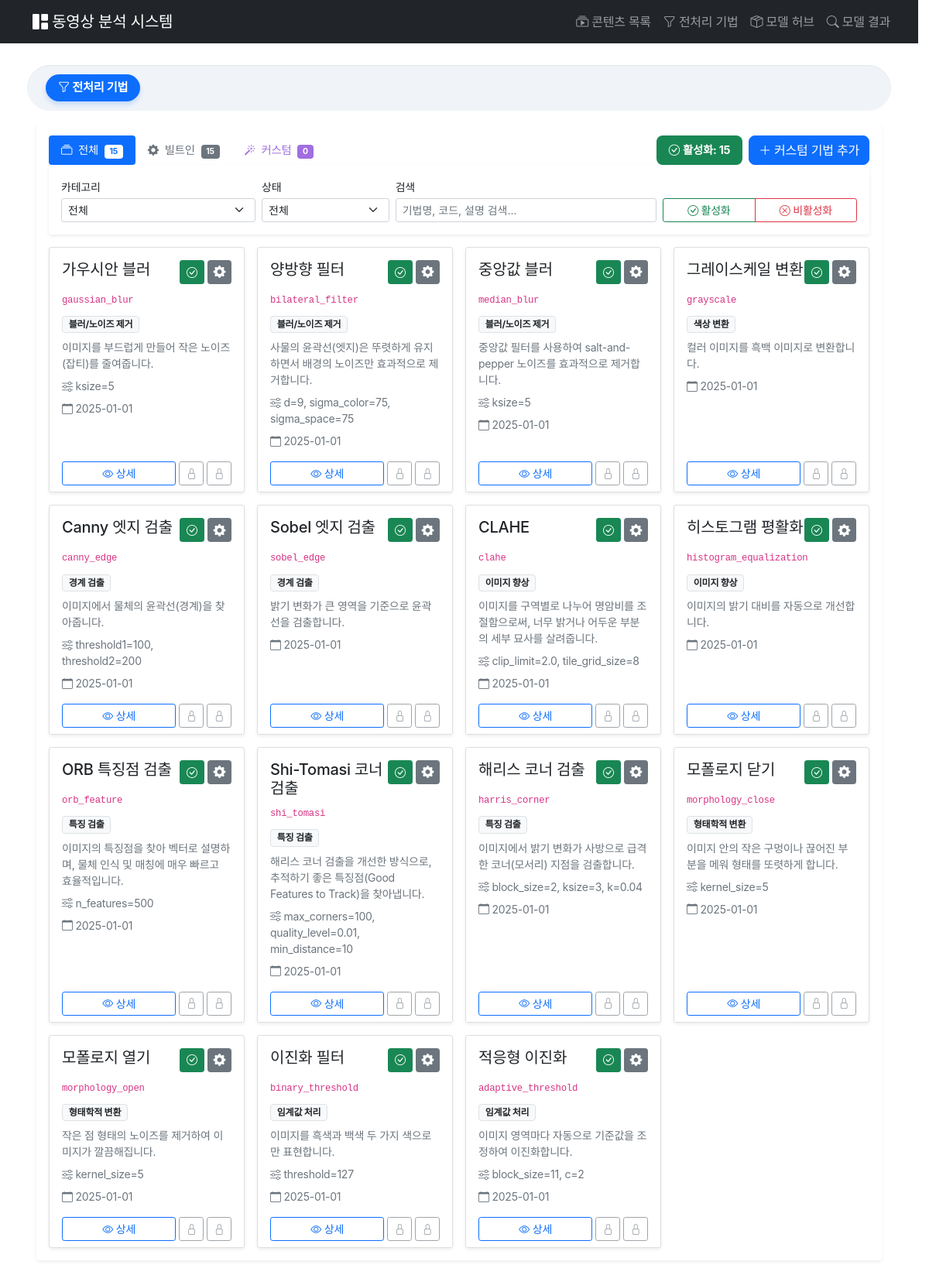
The app's page /prephub/ with its own data.
### prephub/models.py (models this page shows, shortened)
class PreprocessingMethod(models.Model):
    name = models.CharField(max_length=100, verbose_name="기법 이름")
    code = models.CharField(
        max_length=50,
        unique=True,
        verbose_name="기법 코드",
        help_text="프로그램에서 사용되는 고유 식별자 (예: my_blur)"
    )
    description = models.TextField(blank=True, verbose_name="설명")
    CATEGORY_CHOICES = [
        ('edge', '경계 검출'),
        ('blur', '블러/노이즈 제거'),
        ('threshold', '임계값 처리'),
        ('morphology', '형태학적 변환'),
        ('color', '색상 변환'),
        ('feature', '특징 검출'),
        ('enhancement', '이미지 향상'),
        ('custom', '사용자 정의'),
    ]
    category = models.CharField(
        max_length=20,
        choices=CATEGORY_CHOICES,
        default='custom',
        verbose_name="카테고리"
    )
    python_file = models.FileField(
        upload_to=method_upload_path,
        blank=True,
        null=True,
        verbose_name="Python 파일",
        help_text=".py 파일을 업로드하세요"
    )
    function_name = models.CharField(
        max_length=100,
        default='process',
        verbose_name="함수 이름",
        help_text="Python 파일 내에서 실행할 함수 이름 (기본: process)"
    )
    parameter_schema = models.JSONField(
        default=dict,
        blank=True,
        verbose_name="파라미터 스키마",
        help_text="각 파라미터의 타입, 기본값, 범위 등을 정의"
    )
    default_parameters = models.JSONField(
        default=dict,
        blank=True,
        verbose_name="기본 파라미터"
    )
    is_active = models.BooleanField(default=True, verbose_name="활성화")
    is_builtin = models.BooleanField(
        default=False,
        verbose_name="내장 기법",
        help_text="시스템 기본 제공 기법 (삭제 불가)"
    )
    created_at = models.DateTimeField(auto_now_add=True, verbose_name="생성일")
    updated_at = models.DateTimeField(auto_now=True, verbose_name="수정일")
    class Meta:
        verbose_name = "전처리 기법"
        verbose_name_plural = "전처리 기법들"
        ordering = ['category', 'name']
    def get_parameter_display(self):
        if not self.default_parameters:
            return "파라미터 없음"
        items = [f"{k}={v}" for k, v in self.default_parameters.items()]
        return ", ".join(items)

### prephub/views.py (the view)
# urls.py: path('', views.MethodListView.as_view(), name='method_list'),
class MethodListView(ListView):
    model = PreprocessingMethod
    template_name = 'prephub/method_list.html'
    context_object_name = 'methods'
    paginate_by = 20
    def get_queryset(self):
            queryset = super().get_queryset()
            tab = self.request.GET.get('tab', 'all')
            if tab == 'builtin':
                queryset = queryset.filter(is_builtin=True)
            elif tab == 'custom':
                queryset = queryset.filter(is_builtin=False)
            category = self.request.GET.get('category')
            if category:
                queryset = queryset.filter(category=category)
            search = self.request.GET.get('search')
            if search:
                queryset = queryset.filter(
                    models.Q(name__icontains=search) |
                    models.Q(description__icontains=search) |
                    models.Q(code__icontains=search)
                )
            status = self.request.GET.get('status')
            if status == 'active':
                queryset = queryset.filter(is_active=True)
            elif status == 'inactive':
                queryset = queryset.filter(is_active=False)
            return queryset
    def get_context_data(self, **kwargs):
        context = super().get_context_data(**kwargs)
        context['categories'] = PreprocessingMethod.CATEGORY_CHOICES
        context['tab'] = self.request.GET.get('tab', 'all')
        context['current_category'] = self.request.GET.get('category', '')
        context['current_status'] = self.request.GET.get('status', '')
        context['search_query'] = self.request.GET.get('search', '')
        context['total_count'] = PreprocessingMethod.objects.count()
        context['builtin_count'] = PreprocessingMethod.objects.filter(is_builtin=True).count()
        context['custom_count'] = PreprocessingMethod.objects.filter(is_builtin=False).count()
        context['active_count'] = PreprocessingMethod.objects.filter(is_active=True).count()
        return context

### prephub/templates/prephub/method_list.html (shortened to what this page needs)
{% extends 'contents/base.html' %}
{% block breadcrumb %}
<nav aria-label="breadcrumb">
    <ol class="breadcrumb">
        <li class="custom-breadcrumb-item active">
            <a href="{% url 'prephub:method_list' %}">
                <i class="bi bi-funnel"></i> 전처리 기법
            </a>
        </li>
    </ol>
</nav>
{% endblock breadcrumb %}
{% block content %}
<div class="container-fluid">
    <div class="card mb-3 border-0 shadow-sm">
        <div class="card-body p-2 p-md-3">
            <div class="d-flex gap-2 align-items-center flex-wrap">
                <ul class="nav nav-pills flex-shrink-0">
                    <li class="nav-item">
                        <a class="nav-link py-1 py-md-2 px-2 px-md-3 {% if tab == 'all' %}active{% endif %}"
                           href="?tab=all" title="전체">
                            <i class="bi bi-collection"></i>
                            <span class="d-none d-lg-inline ms-1">전체</span>
                            <span class="badge {% if tab == 'all' %}bg-white text-primary{% else %}bg-secondary{% endif %} ms-1" style="font-size: 0.65rem;">{{ total_count }}</span>
                        </a>
                    </li>
                    <li class="nav-item">
                        <a class="nav-link py-1 py-md-2 px-2 px-md-3 {% if tab == 'builtin' %}active{% endif %}"
                           href="?tab=builtin" title="빌트인">
                            <i class="bi bi-gear-fill {% if tab == 'builtin' %} text-white{% else %}text-builtin{% endif %}"></i>
                            <span class="d-none d-lg-inline {% if tab == 'builtin' %} text-white{% else %}text-builtin{% endif %} ms-1">빌트인</span>
                            <span class="badge {% if tab == 'builtin' %}bg-white text-builtin{% else %}text-white bg-builtin{% endif %} ms-1" style="font-size: 0.65rem;">{{ builtin_count }}</span>
                        </a>
                    </li>
                    <li class="nav-item">
                        <a class="nav-link py-1 py-md-2 px-2 px-md-3 {% if tab == 'custom' %}active{% endif %}"
                           href="?tab=custom" title="커스텀">
                            <i class="bi bi-magic {% if tab == 'custom' %} text-white{% else %}text-custom{% endif %}"></i>
                            <span class="d-none d-lg-inline {% if tab == 'custom' %}text-white{% else %}text-custom{% endif %} ms-1">커스텀</span>
                            <span class="badge {% if tab == 'custom' %}bg-white text-custom{% else %}text-white bg-custom {% endif %} ms-1" style="font-size: 0.65rem;">{{ custom_count }}</span>
                        </a>
                    </li>
                </ul>
                <div class="d-flex align-items-center gap-2">
                    <span class="badge bg-success d-inline-flex align-items-center px-3"
                        style="font-size: 0.9rem; min-height: 38px; line-height: 1; border-radius: 8px;">
                        <i class="bi bi-check-circle me-1"></i> 활성화: {{ active_count }}
                    </span>
                    <a href="{% url 'prephub:method_add' %}" class="btn btn-primary d-inline-flex align-items-center" style="min-height: 38px; border-radius: 8px;">
                        <i class="bi bi-plus-lg me-1"></i> 커스텀 기법 추가
                    </a>
                </div>
            </div>
            <div class="card mb-3 border-0 shadow-sm">
                <div class="card-body p-2 p-md-3">
                    <div class="row g-2 align-items-end">
                        <div class="col-md-3">
                            <label class="form-label small mb-1">카테고리</label>
                            <select name="category" class="form-select form-select-sm" onchange="applyFilter()">
                                <option value="">전체</option>
                            </select>
                        </div>
                        <div class="col-md-2">
                            <label class="form-label small mb-1">상태</label>
                            <select name="status" class="form-select form-select-sm" onchange="applyFilter()">
                                <option value="">전체</option>
                            </select>
                        </div>
                        <div class="col-md-4">
                            <label class="form-label small mb-1">검색</label>
                            <input type="text" name="search" class="form-control form-control-sm"
                                placeholder="기법명, 코드, 설명 검색..." value="{{ search_query }}"
                                onkeypress="if(event.key==='Enter') applyFilter()">
                        </div>
                        <div class="col-md-3">
                            <div class="btn-group w-100">
                                <button type="button" class="btn btn-sm btn-outline-success"
                                        onclick="bulkToggle('activate')"
                                        title="현재 탭의 모든 기법 활성화">
                                    <i class="bi bi-check-circle"></i> 활성화
                                </button>
                                <button type="button" class="btn btn-sm btn-outline-danger"
                                        onclick="bulkToggle('deactivate')"
                                        title="현재 탭의 모든 기법 비활성화">
                                    <i class="bi bi-x-circle"></i> 비활성화
                                </button>
                            </div>
                        </div>
                    </div>
                </div>
            </div>
            {% if methods %}
            <div class="row row-cols-1 row-cols-md-2 row-cols-lg-3 row-cols-xl-4 g-3">
                {% for method in methods %}
                <div class="col">
                    <div class="card h-100 shadow-sm hover-card {% if not method.is_active %}opacity-75{% endif %}">
                        <div class="card-body">
                            <div class="d-flex justify-content-between align-items-start mb-2">
                                <h5 class="card-title mb-0">{{ method.name }}</h5>
                                <div class="d-flex gap-1">
                                    <button type="button"
                                            class="btn btn-sm {% if method.is_active %}btn-success{% else %}btn-secondary{% endif %}"
                                            onclick="toggleActive({{ method.pk }}, this)"
                                            title="{% if method.is_active %}활성화됨{% else %}비활성화됨{% endif %}">
                                        <i class="bi bi-{% if method.is_active %}check{% else %}x{% endif %}-circle"></i>
                                    </button>
                                    {% if method.is_builtin %}
                                        <span class="badge bg-builtin d-inline-flex align-items-center justify-content-center">
                                            <i class="bi bi-gear-fill" style="font-size: 1rem;"></i>
                                        </span>
                                    {% else %}
                                        <span class="badge bg-custom d-inline-flex align-items-center justify-content-center">
                                            <i class="bi bi-magic" style="font-size: 1rem;"></i>
                                        </span>
                                    {% endif %}
                                </div>
                            </div>
                            <p class="text-muted small mb-2">
                                <code>{{ method.code }}</code>
                            </p>
                            <span class="badge bg-light text-dark border mb-2">
                                {{ method.get_category_display }}
                            </span>
                            <p class="card-text small text-muted mb-2" style="min-height: 40px;">
                                {{ method.description|truncatewords:15|default:"설명 없음" }}
                            </p>
                            {% if method.default_parameters %}
                            <div class="small text-muted mb-2">
                                <i class="bi bi-sliders"></i> {{ method.get_parameter_display }}
                            </div>
                            {% endif %}
                            <div class="text-muted small">
                                <i class="bi bi-calendar"></i> {{ method.created_at|date:"Y-m-d" }}
                            </div>
                        </div>
                        <div class="card-footer bg-white border-0 pt-0">
                            <div class="d-flex gap-1">
                                <a href="{% url 'prephub:method_detail' method.pk %}"
                                class="btn btn-sm btn-outline-primary flex-fill">
                                    <i class="bi bi-eye"></i> 상세
                                </a>
                                {% if not method.is_builtin %}
                                <a href="{% url 'prephub:method_edit' method.pk %}"
                                class="btn btn-sm btn-outline-secondary"
                                title="수정">
                                    <i class="bi bi-pencil"></i>
                                </a>
                                <a href="{% url 'prephub:method_delete' method.pk %}"
                                class="btn btn-sm btn-outline-danger"
                                title="삭제">
                                    <i class="bi bi-trash"></i>
                                </a>
                                {% else %}
                                <button class="btn btn-sm btn-outline-secondary"
                                        disabled
                                        title="내장 기법은 수정할 수 없습니다">
                                    <i class="bi bi-lock"></i>
                                </button>
                                <button class="btn btn-sm btn-outline-secondary"
                                        disabled
                                        title="내장 기법은 삭제할 수 없습니다">
                                    <i class="bi bi-lock"></i>
                                </button>
                                {% endif %}
                            </div>
                        </div>
                    </div>
                </div>
                {% endfor %}
            </div>
            {% endif %}
        </div>
    </div>
</div>
{% endblock %}

### contents/templates/contents/base.html (style rules this page uses)
body { padding-top: 60px; }
.breadcrumb { background-color: #f0f4f8; padding: 0.75rem 1.5rem; border-radius: 50px; box-shadow: inset 0 1px 2px rgba(0,0,0,0.05); display: flex; align-items: center; gap: 5px; }
.custom-breadcrumb-item { display: inline-flex; align-items: center; font-size: 0.95rem; }
.custom-breadcrumb-item.active a { color: #ffffff !important; background-color: #0d6efd; font-weight: 700; padding: 6px 16px; border-radius: 20px; box-shadow: 0 4px 6px rgba(13, 110, 253, 0.2); text-decoration: none; }
body, .accordion-button, .btn, .pipeline-step span { font-family: 'Pretendard Variable', Pretendard, -apple-system, sans-serif !important; letter-spacing: -0.015rem; }
.nav-pills .nav-link { font-size: 0.85rem; white-space: nowrap; }
@media (min-width: 992px) { .nav-pills .nav-link { font-size: 0.9rem; } }
.text-builtin { color: #6C757D !important; }
.bg-builtin { background-color: #6C757D !important; }
.text-custom { color: #A06EE1 !important; }
.bg-custom { background-color: #A06EE1 !important; }
html { scrollbar-gutter: stable; background-color: #ffffff; }

### prephub/templates/prephub/method_list.html (style rules this page uses)
.hover-card { transition: transform 0.2s, box-shadow 0.2s; }

### records on screen
PreprocessingMethod: name "가우시안 블러", is_active True (drawn), is_builtin True (drawn), code "gaussian_blur", category "블러/노이즈 제거", description "이미지를 부드럽게 만들어 작은 노이즈(잡티)를 줄여줍니다.", parameter "ksize=5", created_at "2025-01-01"
PreprocessingMethod: name "양방향 필터", is_active True (drawn), is_builtin True (drawn), code "bilateral_filter", category "블러/노이즈 제거", description "사물의 윤곽선(엣지)은 뚜렷하게 유지하면서 배경의 노이즈만 효과적으로 제거합니다.", parameter "d=9, sigma_color=75, sigma_space=75", created_at "2025-01-01"
PreprocessingMethod: name "중앙값 블러", is_active True (drawn), is_builtin True (drawn), code "median_blur", category "블러/노이즈 제거", description "중앙값 필터를 사용하여 salt-and-pepper 노이즈를 효과적으로 제거합니다.", parameter "ksize=5", created_at "2025-01-01"
PreprocessingMethod: name "그레이스케일 변환", is_active True (drawn), is_builtin True (drawn), code "grayscale", category "색상 변환", description "컬러 이미지를 흑백 이미지로 변환합니다.", created_at "2025-01-01"
PreprocessingMethod: name "Canny 엣지 검출", is_active True (drawn), is_builtin True (drawn), code "canny_edge", category "경계 검출", description "이미지에서 물체의 윤곽선(경계)을 찾아줍니다.", parameter "threshold1=100, threshold2=200", created_at "2025-01-01"
PreprocessingMethod: name "Sobel 엣지 검출", is_active True (drawn), is_builtin True (drawn), code "sobel_edge", category "경계 검출", description "밝기 변화가 큰 영역을 기준으로 윤곽선을 검출합니다.", created_at "2025-01-01"
PreprocessingMethod: name "CLAHE", is_active True (drawn), is_builtin True (drawn), code "clahe", category "이미지 향상", description "이미지를 구역별로 나누어 명암비를 조절함으로써, 너무 밝거나 어두운 부분의 세부 묘사를 살려줍니다.", parameter "clip_limit=2.0, tile_grid_size=8", created_at "2025-01-01"
PreprocessingMethod: name "히스토그램 평활화", is_active True (drawn), is_builtin True (drawn), code "histogram_equalization", category "이미지 향상", description "이미지의 밝기 대비를 자동으로 개선합니다.", created_at "2025-01-01"
PreprocessingMethod: name "ORB 특징점 검출", is_active True (drawn), is_builtin True (drawn), code "orb_feature", category "특징 검출", description "이미지의 특징점을 찾아 벡터로 설명하며, 물체 인식 및 매칭에 매우 빠르고 효율적입니다.", parameter "n_features=500", created_at "2025-01-01"
PreprocessingMethod: name "Shi-Tomasi 코너 검출", is_active True (drawn), is_builtin True (drawn), code "shi_tomasi", category "특징 검출", description "해리스 코너 검출을 개선한 방식으로, 추적하기 좋은 특징점(Good Features to Track)을 찾아냅니다.", parameter "max_corners=100, quality_level=0.01, min_distance=10", created_at "2025-01-01"
PreprocessingMethod: name "해리스 코너 검출", is_active True (drawn), is_builtin True (drawn), code "harris_corner", category "특징 검출", description "이미지에서 밝기 변화가 사방으로 급격한 코너(모서리) 지점을 검출합니다.", parameter "block_size=2, ksize=3, k=0.04", created_at "2025-01-01"
PreprocessingMethod: name "모폴로지 닫기", is_active True (drawn), is_builtin True (drawn), code "morphology_close", category "형태학적 변환", description "이미지 안의 작은 구멍이나 끊어진 부분을 메워 형태를 또렷하게 합니다.", parameter "kernel_size=5", created_at "2025-01-01"
PreprocessingMethod: name "모폴로지 열기", is_active True (drawn), is_builtin True (drawn), code "morphology_open", category "형태학적 변환", description "작은 점 형태의 노이즈를 제거하여 이미지가 깔끔해집니다.", parameter "kernel_size=5", created_at "2025-01-01"
PreprocessingMethod: name "이진화 필터", is_active True (drawn), is_builtin True (drawn), code "binary_threshold", category "임계값 처리", description "이미지를 흑색과 백색 두 가지 색으로만 표현합니다.", parameter "threshold=127", created_at "2025-01-01"
PreprocessingMethod: name "적응형 이진화", is_active True (drawn), is_builtin True (drawn), code "adaptive_threshold", category "임계값 처리", description "이미지 영역마다 자동으로 기준값을 조정하여 이진화합니다.", parameter "block_size=11, c=2", created_at "2025-01-01"

### other values on screen
{{ total_count }} "15"
{{ builtin_count }} "15"
{{ custom_count }} "0"
{{ active_count }} "15"
